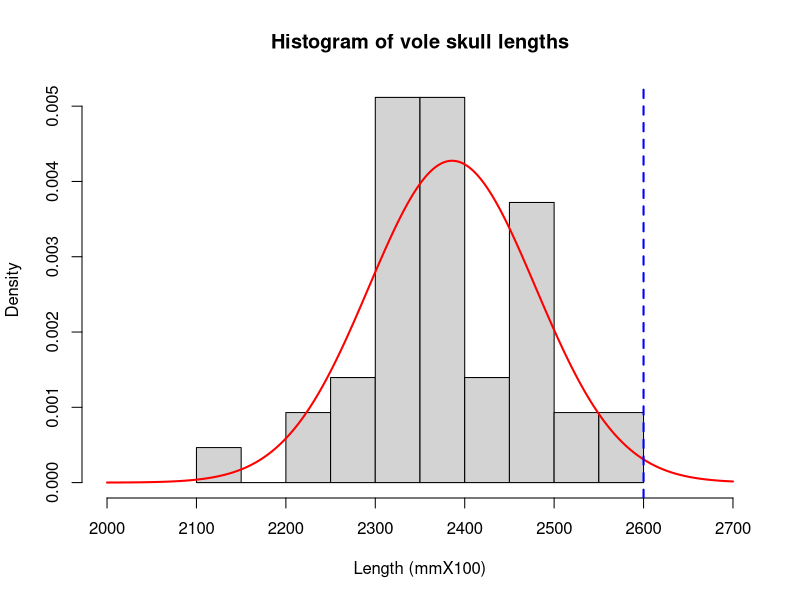
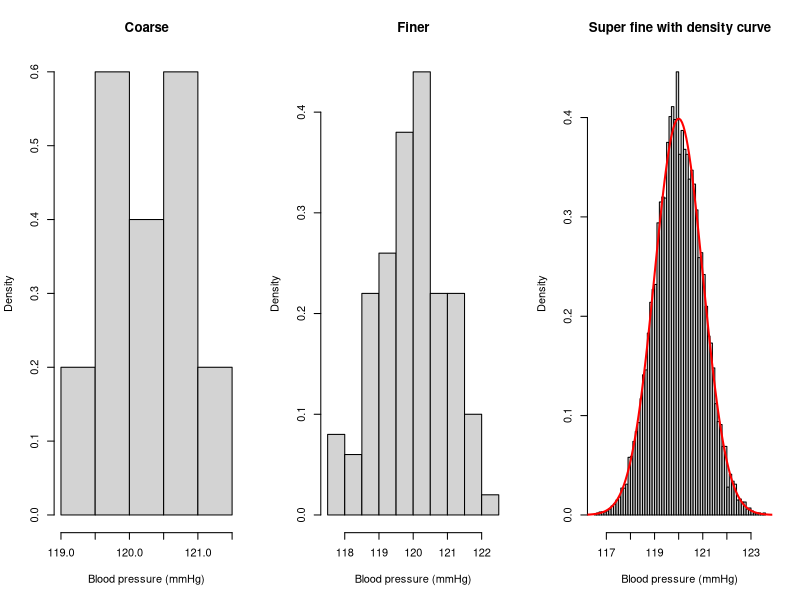

Generate these figures, in order, with R:
################################################################################
# Voles data
################################################################################

# A study was conducted to differentiate between two different species of voles
# found in Europe. Several morphometric measurements were obtained from a sample
# of voles of each species (Airoldi, Flury, and Salvioni, 1996). For now, we
# shall look at the skull length measured in mmX100 of one of the species:
# microtus multiplex. In the R code below, we store the n = 43 measurements in
# the variable skull_length.
skull_length <- c(2145, 2237, 2250, 2270, 2300, 2300, 2305, 2305, 2305, 2330,
                  2330, 2340, 2345, 2345, 2345, 2350, 2350, 2352, 2355, 2355,
                  2370, 2370, 2370, 2385, 2385, 2388, 2390, 2396, 2410, 2435,
                  2445, 2452, 2457, 2465, 2470, 2470, 2475, 2500, 2500, 2525,
                  2535, 2590, 2600)

# Obtain a histogram of the skull length measurements
hist(skull_length,
     freq = FALSE,  # use probability density for the y-axis instead of counts
     main = "Histogram of vole skull lengths",  # histogram title
     xlab = "Length (mmX100)",  # x-axis label
     xlim = c(2000, 2700))

# Overlay a normal density
x <- seq(from = 2000, to = 2700, length = 500)
y <- dnorm(x, mean = mean(skull_length), sd = sd(skull_length))
lines(x, y, lwd = 2, col = "red")

# Estimate P(X > 2600)
1 - pnorm(2600, mean = mean(skull_length), sd = sd(skull_length))
abline(v = 2600, lty = 2, lwd = 2, col = "blue")


################################################################################
# Simulated blood pressure data
################################################################################

# Histograms for data with different sample sizes
set.seed(101)  # set random seed for reproducibility
par(mfrow = c(1, 3))
hist(rnorm(10, mean = 120), freq = FALSE,
     main = "Coarse", xlab = "Blood pressure (mmHg)")
hist(rnorm(100, mean = 120), freq = FALSE,
     main = "Finer", xlab = "Blood pressure (mmHg)")
hist(rnorm(10000, mean = 120), breaks = 100, freq = FALSE,
     main = "Super fine with density curve", xlab = "Blood pressure (mmHg)")
x <- seq(from = 100, to = 130, length = 500)
y <- dnorm(x, mean = 120)
lines(x, y, lwd = 2, col = "red")
